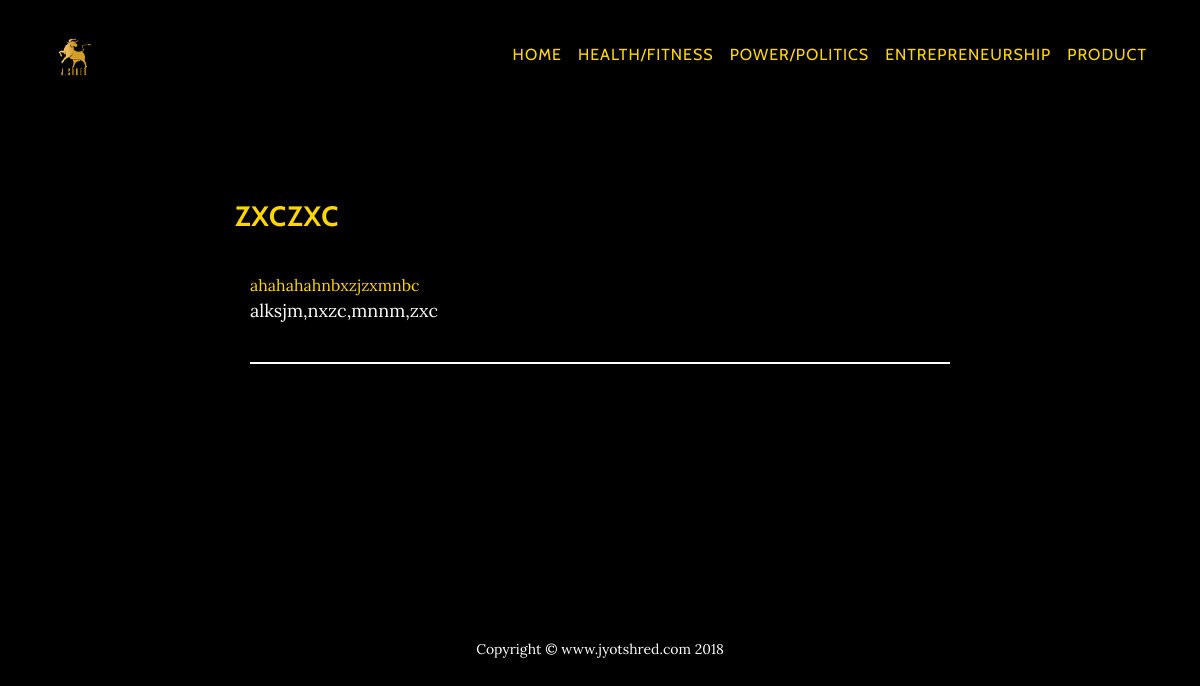
The app's page /entrepreneurship/blog/category/zxczxc/ with its own data.
### entrepreneurship/models.py (models this page shows, shortened)
class Category(models.Model):
    title = models.CharField(max_length=100, db_index=True)
    slug = models.SlugField(max_length=100, db_index=True)

class Blog(models.Model):
    title = models.CharField(max_length=100, unique=True)
    slug = models.SlugField(max_length=100, unique=True)
    body = models.TextField()
    posted = models.DateTimeField(db_index=True, auto_now_add=True)
    category = models.ForeignKey('entrepreneurship.Category')
    @permalink
    def get_absolute_url(self):
        return ('view_blog_post', None, { 'slug': self.slug })

### entrepreneurship/views.py (the view)
# urls.py: url(r'^blog/category/(?P<slug>[\w-]+)/$', views.entrepreneurship_category, name='view_blog_category')
def entrepreneurship_category(request, slug):
    category = get_object_or_404(Category, slug=slug)
    return render_to_response('entrepreneur/view_category.html', {
        'category': category,
        'posts': Blog.objects.filter(category=category).order_by("-posted")[:5]
    })

### templates/entrepreneur/view_category.html (shortened to what this page needs)
{% extends 'entrepreneur/base.html' %}
{% block title %}
	<div style="color: #FFD700">
		{{ category.title }}
	</div>
{% endblock %}
{% block content %}
    {% if posts %}
    <div class="container">
        <div class="panel-group">
            {% for post in posts %}
                <div class="panel panel-default" style="border-bottom: 2px solid; border-color: white;padding-bottom: 2px;padding-top: 4px">
                    <div class="panel-heading"><a id="asdf" href="{{ post.get_absolute_url }}" style="color: #FFD700">{{ post.title }}</a></div>
                    <div class="panel-body" ><span class="show-read-more">{{ post.body|safe }}</span></div>
                </div>
                <br>
            {% endfor %}
        </div>
    </div>
    {% else %}
        <p>There are no posts.</p>
    {% endif %}
{% endblock %}

### records on screen
Category: title "ZXCZXC"
Blog: title "ahahahahnbxzjzxmnbc", body "alksjm,nxzc,mnnm,zxc"
